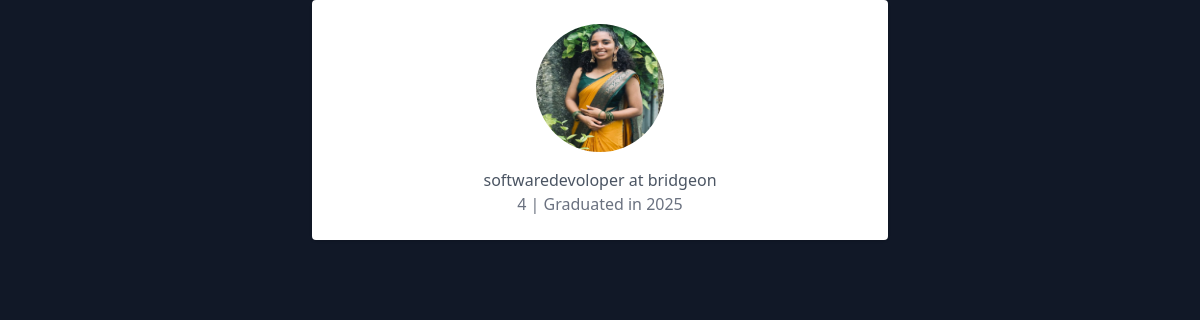
The app's page /alumni/arathikrishna/ (signed in) with its own data.
### myapp/models.py (models this page shows, shortened)
class AlumniProfile(models.Model):
    user = models.OneToOneField(User, on_delete=models.CASCADE, related_name='alumni_profile')
    company = models.CharField(max_length=255, blank=True, null=True)
    job_title = models.CharField(max_length=255, blank=True, null=True)
    graduation_year = models.PositiveIntegerField(default=2025)
    linkedin = models.URLField(blank=True, null=True)
    profile_picture = models.ImageField(upload_to='profile_pics/', blank=True, null=True)
    department = models.CharField(max_length=100)  # <- Make sure this exists
    passout_year = models.IntegerField(default=2025)           # <- And this too

### myapp/views.py (the view)
# urls.py: path('alumni/<str:username>/', alumni_detail, name='alumni_detail'),
@login_required(login_url='signin')
def alumni_detail(request, username):
    alumni = get_object_or_404(AlumniProfile, user__username=username)
    return render(request, 'alumni_detail.html', {'alumni': alumni})

### templates/alumni_detail.html (shortened to what this page needs)
{% extends "home.html" %}
{% block content %}
<div class="max-w-xl mx-auto bg-white p-6 rounded shadow">
  <div class="text-center">
    <img src="{{ alumni.profile_picture.url }}" class="w-32 h-32 rounded-full mx-auto" alt="Profile Image">
    <p class="text-gray-600">{{ alumni.job_title }} at {{ alumni.company }}</p>
    <p class="text-gray-500">{{ alumni.department }} | Graduated in {{ alumni.graduation_year }}</p>
  </div>
</div>
{% endblock %}

### records on screen
AlumniProfile: profile_picture (picture), job_title "softwaredevoloper", company "bridgeon", department "4", graduation_year "2025"
